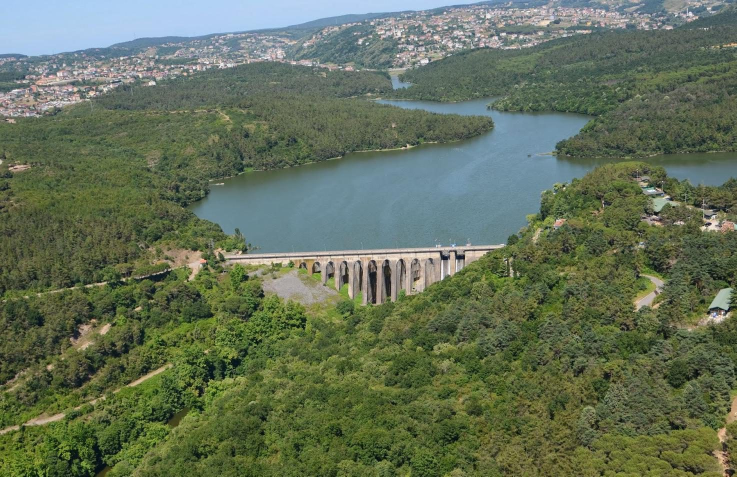
#> input picture assets/img/elmali_baraji.jpg, 1473 x 953 px (shown at 1/2 size)
$ python -i find_bad_climate_photos.py   (imports and definitions only)   (older library calls are emulated)
#> lines starting #> are read from the running program, lines starting #| are printed output that depends on the picture
#!/usr/bin/env python3
from __future__ import annotations

import argparse
import csv
import json
from dataclasses import dataclass, asdict
from pathlib import Path
from typing import Dict, Iterable, List, Tuple

import cv2
import numpy as np
from PIL import Image, ImageOps


@dataclass
class ImageMetrics:
    path: str
    ok: bool
    width: int
    height: int
    megapixels: float
    mean_brightness: float
    std_contrast: float
    dynamic_range: float
    laplacian_var: float
    edge_density: float
    ink_ratio: float
    white_ratio: float
    dark_ratio: float
    flags: str = ""
    score: float = 0.0
    severity: str = "OK"


def load_image_bgr(path: Path) -> np.ndarray | None:
    try:
        raw = np.fromfile(str(path), dtype=np.uint8)
        if raw.size == 0:
            raise ValueError("empty_file")
        image = cv2.imdecode(raw, cv2.IMREAD_COLOR)
        if image is not None:
            return image
    except Exception:
        pass

    try:
        with Image.open(path) as im:
            rgb = ImageOps.exif_transpose(im).convert("RGB")
            arr = np.array(rgb)
            return cv2.cvtColor(arr, cv2.COLOR_RGB2BGR)
    except Exception:
        return None


def resize_for_speed(image: np.ndarray, max_side: int = 1800) -> np.ndarray:
    h, w = image.shape[:2]
    side = max(h, w)
    if side <= max_side:
        return image
    scale = float(max_side) / float(side)
    return cv2.resize(image, (int(w * scale), int(h * scale)), interpolation=cv2.INTER_AREA)


def compute_metrics(path: Path) -> ImageMetrics:
#> called with path = '../assets/img/elmali_baraji.jpg'
    image = load_image_bgr(path)
#> in load_image_bgr, image is the input picture: shape (953, 1473, 3); mean B, G, R 88.4, 112.1, 99.2
    if image is None:
        return ImageMetrics(
            path=str(path),
            ok=False,
            width=0,
            height=0,
            megapixels=0.0,
            mean_brightness=0.0,
            std_contrast=0.0,
            dynamic_range=0.0,
            laplacian_var=0.0,
            edge_density=0.0,
            ink_ratio=0.0,
            white_ratio=0.0,
            dark_ratio=0.0,
            flags="load_failed",
            score=10.0,
            severity="UNUSABLE",
        )

    h, w = image.shape[:2]
#> h = 953; w = 1473
    image_small = resize_for_speed(image)
    gray = cv2.cvtColor(image_small, cv2.COLOR_BGR2GRAY)
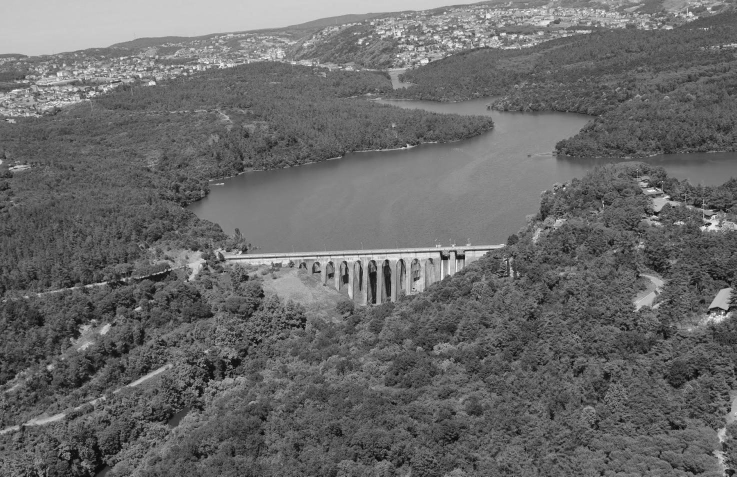
#> gray: shape (953, 1473) (shown at 1/2 size); min 2, max 255, mean 105.5
    gray_f = gray.astype(np.float32)

    mean_brightness = float(gray_f.mean())
#> mean_brightness = 105.5
    std_contrast = float(gray_f.std())
#> std_contrast = 38.18
    p05 = float(np.percentile(gray_f, 5))
#> p05 = 49
    p95 = float(np.percentile(gray_f, 95))
#> p95 = 197
    dynamic_range = p95 - p05
#> dynamic_range = 148
    laplacian_var = float(cv2.Laplacian(gray, cv2.CV_64F).var())
#> laplacian_var = 1156.5

    med = float(np.median(gray_f))
#> med = 101
    lower = max(0, int(0.66 * med))
#> lower = 66
    upper = min(255, int(1.33 * med))
#> upper = 134
    edges = cv2.Canny(gray, lower, upper)
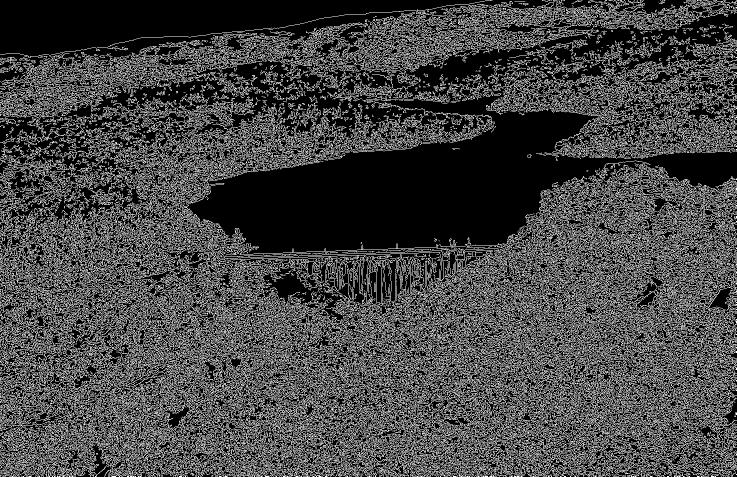
#> edges: shape (953, 1473) (shown at 1/2 size); 27% white in thin lines or dots
    edge_density = float(edges.mean() / 255.0)
#> edge_density = 0.27

    ink_mask = cv2.adaptiveThreshold(
        gray,
        255,
        cv2.ADAPTIVE_THRESH_GAUSSIAN_C,
        cv2.THRESH_BINARY_INV,
        35,
        10,
    )
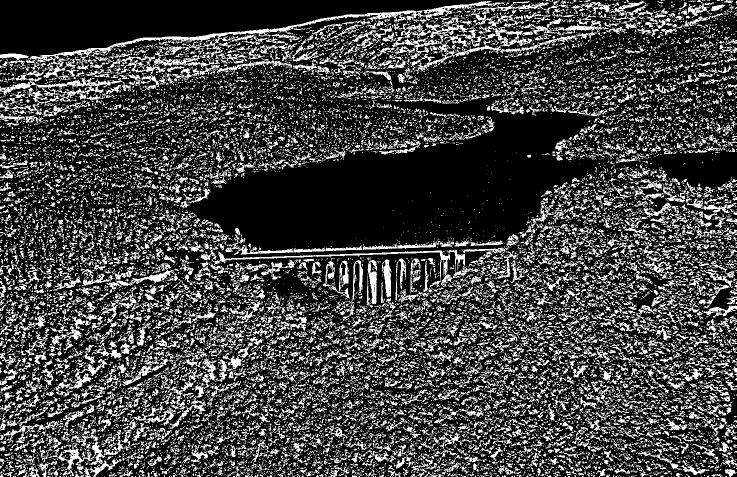
#> ink_mask: shape (953, 1473) (shown at 1/2 size); 25.8% white in thin lines or dots
    ink_ratio = float(ink_mask.mean() / 255.0)
#> ink_ratio = 0.258
    white_ratio = float((gray_f >= 245).mean())
#> white_ratio = 0.00018
    dark_ratio = float((gray_f <= 40).mean())
#> dark_ratio = 0.0311

    return ImageMetrics(
        path=str(path),
        ok=True,
        width=w,
        height=h,
        megapixels=float((w * h) / 1_000_000.0),
        mean_brightness=mean_brightness,
        std_contrast=std_contrast,
        dynamic_range=dynamic_range,
        laplacian_var=laplacian_var,
        edge_density=edge_density,
        ink_ratio=ink_ratio,
        white_ratio=white_ratio,
        dark_ratio=dark_ratio,
    )


# [209 lines left out: functions q, classify, write_csv, copy_flagged, build_summary, parse_args and 1 more, not called in this run]


# [2 lines not run here, left out]

>>> result = compute_metrics('../assets/img/elmali_baraji.jpg')
